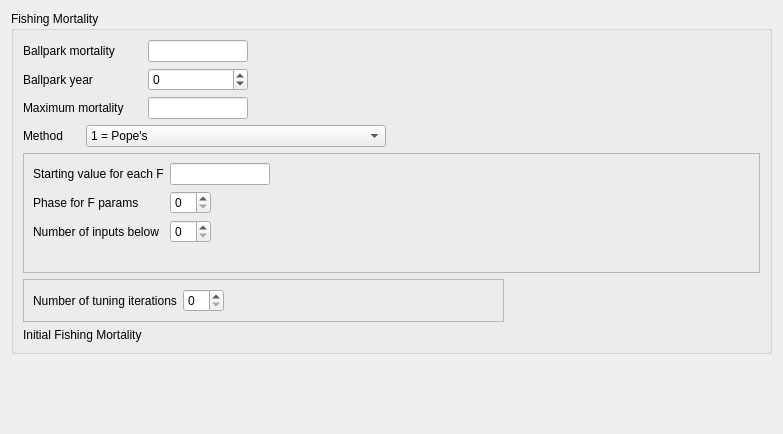
         <widget class="QWidget" name="scrollAreaWidgetContents_6">
          <property name="geometry">
           <rect>
            <x>0</x>
            <y>0</y>
            <width>783</width>
            <height>434</height>
           </rect>
          </property>
          <layout class="QVBoxLayout" name="verticalLayout_16">
           <item>
            <widget class="QGroupBox" name="groupBox_fishingMort">
             <property name="title">
              <string>Fishing Mortality</string>
             </property>
             <layout class="QVBoxLayout" name="verticalLayout_13">
              <item>
               <layout class="QGridLayout" name="gridLayout_fishingMort">
                <item row="6" column="0" colspan="5">
                 <widget class="QFrame" name="frame_fishingMort_2">
                  <property name="frameShape">
                   <enum>QFrame::StyledPanel</enum>
                  </property>
                  <property name="frameShadow">
                   <enum>QFrame::Raised</enum>
                  </property>
                  <layout class="QGridLayout" name="gridLayout_2">
                   <item row="1" column="0">
                    <widget class="QLabel" name="label_fishingMort_2_phase">
                     <property name="text">
                      <string>Phase for F params</string>
                     </property>
                    </widget>
                   </item>
                   <item row="0" column="0">
                    <widget class="QLabel" name="label_fishingMort_2_fstart">
                     <property name="text">
                      <string>Starting value for each F</string>
                     </property>
                    </widget>
                   </item>
                   <item row="1" column="2">
                    <spacer name="horizontalSpacer_11">
                     <property name="orientation">
                      <enum>Qt::Horizontal</enum>
                     </property>
                     <property name="sizeHint" stdset="0">
                      <size>
                       <width>40</width>
                       <height>20</height>
                      </size>
                     </property>
                    </spacer>
                   </item>
                   <item row="0" column="1" colspan="2">
                    <widget class="QLineEdit" name="lineEdit_fishingMort_2_fstart">
                     <property name="maximumSize">
                      <size>
                       <width>100</width>
                       <height>16777215</height>
                      </size>
                     </property>
                    </widget>
                   </item>
                   <item row="1" column="1">
                    <widget class="QSpinBox" name="spinBox_fishingMort_2_phase"/>
                   </item>
                   <item row="2" column="1">
                    <widget class="QSpinBox" name="spinBox_fishingMort_2_num_detail"/>
                   </item>
                   <item row="4" column="0">
                    <widget class="QLabel" name="label_fishingMort_2_spacer">
                     <property name="text">
                      <string/>
                     </property>
                    </widget>
                   </item>
                   <item row="2" column="0">
                    <widget class="QLabel" name="label_fishingMort_2_num_detail">
                     <property name="text">
                      <string>Number of inputs below</string>
                     </property>
                    </widget>
                   </item>
                   <item row="1" column="3">
                    <spacer name="horizontalSpacer_9">
                     <property name="orientation">
                      <enum>Qt::Horizontal</enum>
                     </property>
                     <property name="sizeHint" stdset="0">
                      <size>
                       <width>40</width>
                       <height>20</height>
                      </size>
                     </property>
                    </spacer>
                   </item>
                   <item row="4" column="1" colspan="3">
                    <layout class="QVBoxLayout" name="verticalLayout_mort_inputs"/>
                   </item>
                   <item row="0" column="4">
                    <spacer name="horizontalSpacer_10">
                     <property name="orientation">
                      <enum>Qt::Horizontal</enum>
                     </property>
                     <property name="sizeHint" stdset="0">
                      <size>
                       <width>40</width>
                       <height>20</height>
                      </size>
                     </property>
                    </spacer>
                   </item>
                  </layout>
                 </widget>
                </item>
                <item row="8" column="0" colspan="2">
                 <widget class="QLabel" name="label_init_F">
                  <property name="text">
                   <string>Initial Fishing Mortality</string>
                  </property>
                 </widget>
                </item>
                <item row="1" column="2">
                 <widget class="QLineEdit" name="lineEdit_fishingMort_bpark">
                  <property name="maximumSize">
                   <size>
                    <width>100</width>
                    <height>16777215</height>
                   </size>
                  </property>
                 </widget>
                </item>
                <item row="2" column="2">
                 <widget class="QSpinBox" name="spinBox_fishingMort_bpark_year">
                  <property name="minimum">
                   <number>-2500</number>
                  </property>
                  <property name="maximum">
                   <number>3000</number>
                  </property>
                 </widget>
                </item>
                <item row="3" column="2">
                 <widget class="QLineEdit" name="lineEdit_fishingMort_max">
                  <property name="maximumSize">
                   <size>
                    <width>100</width>
                    <height>16777215</height>
                   </size>
                  </property>
                 </widget>
                </item>
                <item row="3" column="0" colspan="2">
                 <widget class="QLabel" name="label_fishingMort_max">
                  <property name="text">
                   <string>Maximum mortality</string>
                  </property>
                 </widget>
                </item>
                <item row="1" column="0" colspan="2">
                 <widget class="QLabel" name="label_fishingMort_bpark">
                  <property name="text">
                   <string>Ballpark mortality</string>
                  </property>
                 </widget>
                </item>
                <item row="2" column="0" colspan="2">
                 <widget class="QLabel" name="label_fishingMort_bpark_year">
                  <property name="text">
                   <string>Ballpark year</string>
                  </property>
                 </widget>
                </item>
                <item row="4" column="1" colspan="3">
                 <widget class="QComboBox" name="comboBox_fishingMort_method">
                  <property name="maximumSize">
                   <size>
                    <width>300</width>
                    <height>16777215</height>
                   </size>
                  </property>
                  <item>
                   <property name="text">
                    <string>1 = Pope's</string>
                   </property>
                  </item>
                  <item>
                   <property name="text">
                    <string>2 = Continuous F as parameters</string>
                   </property>
                  </item>
                  <item>
                   <property name="text">
                    <string>3 = Hybrid</string>
                   </property>
                  </item>
                 </widget>
                </item>
                <item row="4" column="0">
                 <widget class="QLabel" name="label_fishingMort_method">
                  <property name="text">
                   <string>Method</string>
                  </property>
                 </widget>
                </item>
                <item row="2" column="4">
                 <spacer name="horizontalSpacer_5">
                  <property name="orientation">
                   <enum>Qt::Horizontal</enum>
                  </property>
                  <property name="sizeHint" stdset="0">
                   <size>
                    <width>40</width>
                    <height>20</height>
                   </size>
                  </property>
                 </spacer>
                </item>
                <item row="2" column="3">
                 <spacer name="horizontalSpacer_16">
                  <property name="orientation">
                   <enum>Qt::Horizontal</enum>
                  </property>
                  <property name="sizeHint" stdset="0">
                   <size>
                    <width>40</width>
                    <height>20</height>
                   </size>
                  </property>
                 </spacer>
                </item>
                <item row="9" column="0" colspan="4">
                 <layout class="QVBoxLayout" name="verticalLayout_init_F"/>
                </item>
                <item row="7" column="0" colspan="4">
                 <widget class="QFrame" name="frame_fishingMort_3">
                  <property name="frameShape">
                   <enum>QFrame::StyledPanel</enum>
                  </property>
                  <property name="frameShadow">
                   <enum>QFrame::Raised</enum>
                  </property>
                  <layout class="QGridLayout" name="gridLayout_4">
                   <item row="1" column="1">
                    <widget class="QSpinBox" name="spinBox_fishingMort_3_num_iters"/>
                   </item>
                   <item row="1" column="2">
                    <spacer name="horizontalSpacer_17">
                     <property name="orientation">
                      <enum>Qt::Horizontal</enum>
                     </property>
                     <property name="sizeHint" stdset="0">
                      <size>
                       <width>40</width>
                       <height>20</height>
                      </size>
                     </property>
                    </spacer>
                   </item>
                   <item row="1" column="0">
                    <widget class="QLabel" name="label_fishingMort_3_num_iters">
                     <property name="text">
                      <string>Number of tuning iterations</string>
                     </property>
                    </widget>
                   </item>
                  </layout>
                 </widget>
                </item>
               </layout>
              </item>
             </layout>
            </widget>
           </item>
           <item>
            <spacer name="verticalSpacer">
             <property name="orientation">
              <enum>Qt::Vertical</enum>
             </property>
             <property name="sizeHint" stdset="0">
              <size>
               <width>20</width>
               <height>40</height>
              </size>
             </property>
            </spacer>
           </item>
          </layout>
         </widget>
